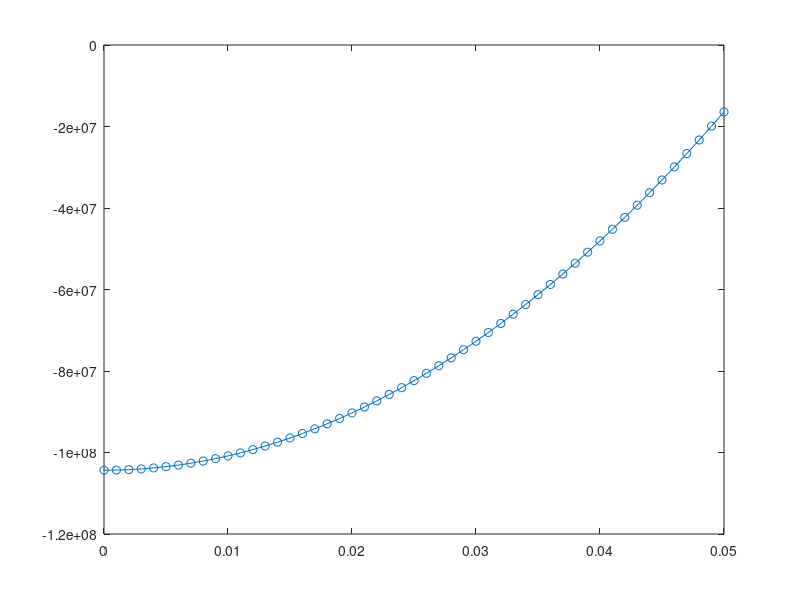

Write MATLAB code to recreate this figure.
clc
clear
% 
% Ef=7e4;
% Es=7e4;
% vf=0.17;
% vs=0.17;
% hf=3;
% hs=10;
% Cf=(1-vf^2)/(Ef*hf);
% Cs=-(1-vs^2)/(Es*hs);
% af=3.8e-5;
% as=3.5e-5;
% R=50;
% T1=500;
% T2=-5e-2;
% T3=-2.5e-1;
% r=-50:0.1:50;

Ef=7e10;
Es=7e10;
vf=0.17;
vs=0.17;
hf=3e-3;
hs=10e-3;
Cf=(1-vf^2)/(Ef*hf);
Cs=-(1-vs^2)/(Es*hs);
af=3.8e-5;
as=3.5e-5;
R=0.05;
T1=500;
T2=-5e4;
T3=-2.5e5;
r=0:0.001:0.05;


An = [-Cs/(4*(Cf-Cs)*hf), 3*Cs/(2*(Cf-Cs)*hf^2), (4*Cf-3*Cs)/(4*(Cf-Cs)*hs), 3*Cs/(2*(Cf-Cs)*hs^2);
      -3*Cf/(2*(Cf-Cs)*hf^2), -3*(Cf-4*Cs)/((Cf-Cs)*hf^3), 3*Cf/(2*(Cf-Cs)*hf*hs), 9*Cf/((Cf-Cs)*hf*hs^2);
      3*Cs/(2*(Cf-Cs)*hf*hs), -9*Cs/((Cf-Cs)*hf^2*hs), -3*Cs/(2*(Cf-Cs)*hs^2), -3*(4*Cf-Cs)/((Cf-Cs)*hs^3)];

Yr_1n = [(1+vf)/Cf -(1+vf)*hf/(2*Cf) -hs*(1+vf)/(2*Cf)];
Yr_2n = [(3*Cf-4*Cs)*(-1+vf)/(4*Cf*(Cf-Cs)*hf),3*(-1+vf)/(2*(Cf-Cs)*hf^2),...
         (-1+vf)/(4*(Cf-Cs)*hs), 3*(-1+vf)/(2*(Cf-Cs)*hs^2)];
Yr_3n = [-1/(4*(Cf-Cs)*hf), 3/(2*(Cf-Cs)*hf^2), 3/(2*(Cf-Cs)*hs),...
         3/(2*(Cf-Cs)*hs^2)];

Yr_1u = [(1+vf)/(Cf*hf) -(1+vf)/Cf -hs*(1+vf)/(2*Cf*hf)];
Yr_2u = [(3*Cf-2*Cs)*(-1+vf)/(2*Cf*(Cf-Cs)*hf^2),3*(Cf-2*Cs)*(-1+vf)/(Cf*(Cf-Cs)*hf^3),...
         (1-vf)/(2*(Cf-Cs)*hf*hs), -3*(-1+vf)/((Cf-Cs)*hf*hs^2)];
Yr_3u = [(3*Cf-2*Cs)/(2*Cf*(Cf-Cs)*hf^2), 3*(Cf-2*Cs)/(Cf*(Cf-Cs)*hf^3),...
         -1/(2*(Cf-Cs)*hf*hs), -3/((Cf-Cs)*hf*hs^2)];
Ytheta_1u = Yr_1u;
Ytheta_2u = -Yr_2u;
Ytheta_3u = vf*Yr_3u;

Yr_1m = [(1+vf)/(Cf*hf) -(1+vf)/(2*Cf) -hs*(1+vf)/(2*Cf*hf)];
Yr_2m = Yr_2n/hf;
Yr_3m = Yr_2m/(vf-1);
Ytheta_1m = Yr_1m;
Ytheta_2m = -Yr_2m;
Ytheta_3m = vf/(1-vf)*Ytheta_2m;


Yr_1l = [(1+vf)/(Cf*hf) 0 -hs*(1+vf)/(2*(Cf*hf))];
Yr_2l = [Cs*(1-vf)/(Cf*(Cf-Cs)*hf^2),6*Cs*(-1+vf)/(Cf*(Cf-Cs)*hf^3),...
         (-1+vf)/((Cf-Cs)*hf*hs), 6*(-1+vf)/((Cf-Cs)*hf*hs^2)];
Yr_3l = Yr_2l/(vf-1);
Ytheta_1l = Yr_1l;
Ytheta_2l = -Yr_2l;
Ytheta_3l = vf/(1-vf)*Ytheta_2l;


b11 = Cs*(Cs*(1-vf)+Cf*(-1+vs))/(4*(Cf-Cs)*hf*R^2*(-Cs*(1+vf)+Cf*(1+vs)));
b12 = 3*Cs*(Cs*(-1+vf)+Cf*(1-vs))/(2*(Cf-Cs)*hf^2*R^2*(-Cs*(1+vf)+Cf*(1+vs)));
b13 = (-3*Cs^2*(1+vf)*(-1+vs)-4*Cf^2*(-1+vs^2)+Cf*Cs*(-7+2*vs+3*vs^2+vf*(-2+4*vs))) / (4*(Cf-Cs)*hs*R^2*(1+vs)*(-Cs*(1+vf)+Cf*(1+vs)));
b14 = 3*Cs*(Cs*(1+vf)*(-1+vs)+Cf*(1+2*vf-2*vs-vs^2))/(2*(Cf-Cs)*hs^2*R^2*(1+vs)*(-Cs*(1+vf)+Cf*(1+vs)));
b21 = 3*Cf*(-Cs*(-1+2*vf-2*vs+vf^2)+Cf*(-1+vf)*(1+vs))/(2*(Cf-Cs)*hf^2*R^2*(1+vf)*(-Cs*(1+vf)+Cf*(1+vs)));
b22 = (12*Cs^2*(-1+vf^2)+3*Cf^2*(-1+vf)*(1+vs)-3*Cf*Cs*(-5+2*vs+vf^2+vf*(-2+4*vs))) /((Cf-Cs)*hf^3*R^2*(1+vf)*(-Cs*(1+vf)+Cf*(1+vs)));
b23 = Cf*hf/(Cs*hs)*b12;
b24 = 6*Cf*hf/(Cs*hs^2)*b12;
b31 = hf/hs*b12;
b32 = -6/hs*b12;
b33 = -b14;
b34 = (3*Cs^2*(1+vf)*(-1+vs)+12*Cf^2*(-1+vs^2)-3*Cf*Cs*(-5-2*vs+vs^2+vf*(2+4*vs))) /((Cf-Cs)*hf^3*R^2*(1+vf)*(-Cs*(1+vf)+Cf*(1+vs)));

Bfree = [b11 b12 b13 b14;
         b21 b22 b23 b24;
         b31 b32 b33 b34];

z1 = hs/2+hf;
z2 = hs/2;
z3 = -hs/2;

A1 = (1+vf)*af*(T1*R^2/2*(z1-z2)+T2*R^4*(z1-z2)/4+T3*R^2*(z1^3-z2^3)/6);
A2 = (1+vf)*af*((1/4*T1*R^2*(z1^2-z2^2) + 1/8*T2*R^4*(z1^2-z2^2) + 1/8*T3*R^2*(z1^4-z2^4)) - ...
    (hs+hf)/2*(1/2*T1*(z1-z2)*R^2 + 1/4*T2*R^4*(z1-z2) + 1/6*T3*R^2*(z1^3-z2^3)));
A3 = (1+vs)*as*(1/2*T1*R^2*(z2-z3) + 1/4*T2*R^4*(z2-z3) + 1/6*T3*R^2*(z2^3-z3^3));
A4 = (1+vs)*as*(1/4*T1*R^2*(z2^2-z3^2) + 1/8*T2*R^4*(z2^2-z3^2) + 1/8*T3*R^2*(z2^4-z3^4));
Ac = [A1 A2 A3 A4]';



F1r = [(1+vf)*af*(T1/2*(z1-z2)+T2*r.^2*(z1-z2)/4+T3*(z1^3-z2^3)/6);
        (1+vf)*af*((1/4*T1*(z1^2-z2^2) + 1/8*T2*r.^2*(z1^2-z2^2) + 1/8*T3*(z1^4-z2^4)) - ...
    (hs+hf)/2*(1/2*T1*(z1-z2) + 1/4*T2*r.^2*(z1-z2) + 1/6*T3*(z1^3-z2^3)));
    (1+vs)*as*(1/2*T1*(z2-z3) + 1/4*T2*r.^2*(z2-z3) + 1/6*T3*(z2^3-z3^3));
    (1+vs)*as*(1/4*T1*(z2^2-z3^2) + 1/8*T2*r.^2*(z2^2-z3^2) + 1/8*T3*(z2^4-z3^4))];


F2r = [(1+vf)*af*(T1*(z1-z2)+T2*r.^2*(z1-z2)+1/3*T3*(z1^3-z2^3));
        (1+vf)*af*(1/2*T1*(z1^2-z2^2)+1/2*T2*r.^2*(z1^2-z2^2)+1/4*T3*(z1^4-z2^4)-(hs+hf)/2*...
        (T1*(z1-z2)+T2*r.^2*(z1-z2)+1/3*T3*(z1^3-z2^3)));
        (1+vs)*as*(T1*(z2-z3)+T2*r.^2*(z2-z3)+1/3*T3*(z2^3-z3^3));
        (1+vs)*as*(1/2*T1*(z2^2-z3^2)+1/2*T2*r.^2*(z2^2-z3^2)+1/4*T3*(z2^4-z3^4))];

st_r_up = Yr_1u*Bfree*Ac + Yr_2u*F1r + Yr_3u*F2r - (1+vf)*af*(T1+T2*r.^2+T3*z1^2)/(Cf*hf);
st_theta_up = Ytheta_1u*Bfree*Ac + Ytheta_2u*F1r + Ytheta_3u*F2r - (1+vf)*af*(T1+T2*r.^2+T3*z1^2)/(Cf*hf);
st_r_nt = Yr_1m*Bfree*Ac + Yr_2m*F1r + Yr_3m*F2r - (1+vf)*af*(T1+T2*r.^2+T3*(hs/2+hf/2)^2)/(Cf*hf);
st_theta_nt = Ytheta_1m*Bfree*Ac + Ytheta_2m*F1r + Ytheta_3m*F2r - (1+vf)*af*(T1+T2*r.^2+T3*(hs/2+hf/2)^2)/(Cf*hf);
st_r_bt = Yr_1l*Bfree*Ac + Yr_2l*F1r + Yr_3l*F2r - (1+vf)*af*(T1+T2*r.^2+T3*z2^2)/(Cf*hf);
st_theta_bt = Ytheta_1l*Bfree*Ac + Ytheta_2l*F1r + Ytheta_3l*F2r - (1+vf)*af*(T1+T2*r.^2+T3*z2^2)/(Cf*hf);


plot(r,st_r_nt,'o-')

save('variables.mat','An','F1r','F2r','Bfree','Yr_1n','Yr_2n','Yr_3n','Yr_1u',...
    'Yr_2u','Yr_3u','Yr_1m','Yr_1l','Yr_2l')
